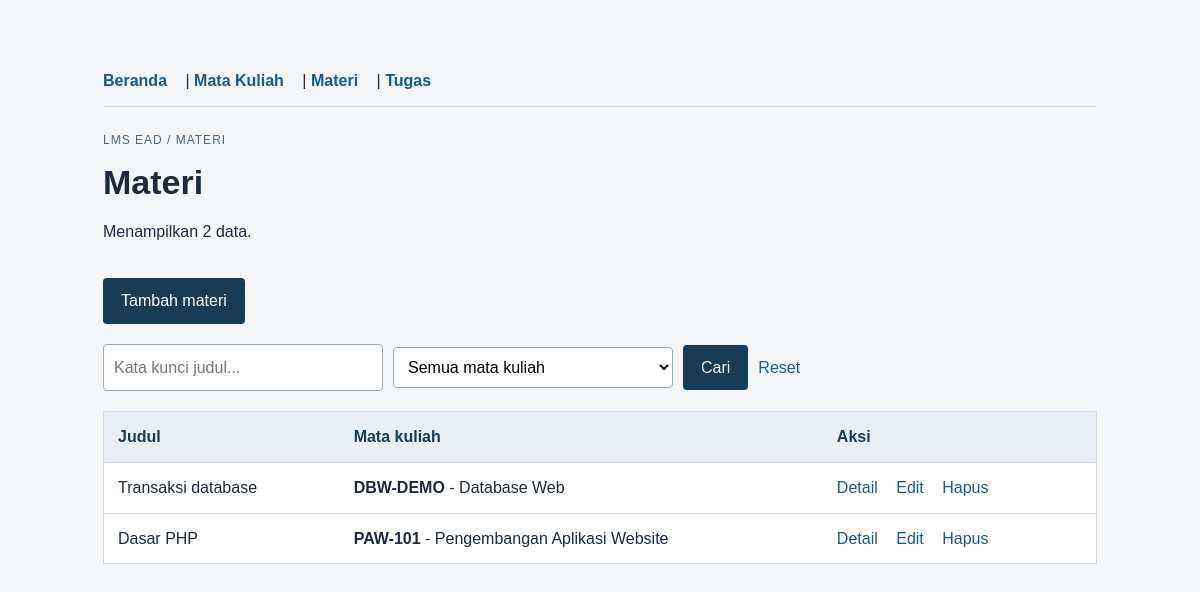
The app's page /materi.php with its own data.
### tables this page shows
CREATE TABLE materi (
    id INT UNSIGNED AUTO_INCREMENT PRIMARY KEY,
    mata_kuliah_id INT UNSIGNED NOT NULL,
    judul VARCHAR(150) NOT NULL,
    isi TEXT NOT NULL,
    tautan VARCHAR(255) DEFAULT NULL,
    FOREIGN KEY (mata_kuliah_id)
        REFERENCES mata_kuliah(id) ON DELETE RESTRICT
);

CREATE TABLE mata_kuliah (
    id INT UNSIGNED AUTO_INCREMENT PRIMARY KEY,
    kode VARCHAR(20) NOT NULL UNIQUE,
    nama VARCHAR(100) NOT NULL,
    dosen VARCHAR(100) NOT NULL,
    semester TINYINT UNSIGNED NOT NULL
);

### materi.php (the view, shortened to what this page needs)
<?php
require 'koneksi.php';
    ?>
    <?php
$cari = trim($_GET['cari'] ?? '');
$filter_mk = (int) ($_GET['mata_kuliah_id'] ?? 0);
if ($cari !== '' && $filter_mk > 0) {
    $param_cari = '%' . $cari . '%';
    $stmt = $conn->prepare("SELECT m.*, mk.kode AS mk_kode, mk.nama AS mk_nama
                            FROM materi m
                            JOIN mata_kuliah mk ON m.mata_kuliah_id = mk.id
                            WHERE m.judul LIKE ? AND m.mata_kuliah_id = ?
                            ORDER BY m.id DESC");
    $stmt->bind_param("si", $param_cari, $filter_mk);
} else {
    $stmt = $conn->prepare("SELECT m.*, mk.kode AS mk_kode, mk.nama AS mk_nama
                            FROM materi m
                            JOIN mata_kuliah mk ON m.mata_kuliah_id = mk.id
                            ORDER BY m.id DESC");
}
$stmt->execute();
$hasil = $stmt->get_result();
$total_data = $hasil->num_rows;
?>
<!DOCTYPE html>
<html lang="id">
<head>
    <link rel="stylesheet" href="style.css">
</head>
<body><main>
    <div class="menu">
        <a href="index.php">Beranda</a> |
        <a href="mata_kuliah.php">Mata Kuliah</a> |
        <a href="materi.php">Materi</a> |
        <a href="tugas.php">Tugas</a>
    </div>
    <p class="label">LMS EAD / MATERI</p>
    <h1>Materi</h1>
    <p>Menampilkan <?= $total_data ?> data.</p>
    <p><a class="tombol" href="materi.php?aksi=tambah">Tambah materi</a></p>
    <form method="get" class="pencarian">
        <input name="cari" value="<?= htmlspecialchars($cari, ENT_QUOTES, 'UTF-8') ?>" placeholder="Kata kunci judul...">
        <select name="mata_kuliah_id">
            <option value="">Semua mata kuliah</option>
        </select>
        <button type="submit">Cari</button>
        <a href="materi.php">Reset</a>
    </form>
    <?php if ($total_data == 0): ?>
        <div class="kesalahan">
            <p>Data tidak ditemukan. Coba kata kunci lain.</p>
            <a href="materi.php">Reset</a>
        </div>
    <?php else: ?>
        <table>
            <thead>
                <tr>
                    <th>Judul</th>
                    <th>Mata kuliah</th>
                    <th>Aksi</th>
                </tr>
            </thead>
            <tbody>
                <?php while ($row = $hasil->fetch_assoc()): ?>
                    <tr>
                        <td><?= htmlspecialchars($row['judul'], ENT_QUOTES, 'UTF-8') ?></td>
                        <td>
                            <strong><?= htmlspecialchars($row['mk_kode'], ENT_QUOTES, 'UTF-8') ?></strong> -
                            <?= htmlspecialchars($row['mk_nama'], ENT_QUOTES, 'UTF-8') ?>
                        </td>
                        <td>
                            <a href="materi.php?aksi=detail&id=<?= (int)$row['id'] ?>">Detail</a>
                            <a href="materi.php?aksi=edit&id=<?= (int)$row['id'] ?>">Edit</a>
                            <a href="materi.php?aksi=hapus&id=<?= (int)$row['id'] ?>">Hapus</a>
                        </td>
                    </tr>
                <?php endwhile; ?>
            </tbody>
        </table>
    <?php endif; ?>
</main></body>
</html>

### style.css (style rules this page uses)
* { box-sizing: border-box; }
body { margin: 0; background: #f3f5f7; color: #1e293b; font: 16px/1.6 Arial, sans-serif; }
main { max-width: 1050px; margin: 40px auto; padding: 28px; }
h1 { font-size: 34px; line-height: 1.2; margin: 8px 0; }
.label { color: #526477; font-size: 12px; letter-spacing: 1px; text-transform: uppercase; }
a { color: #165b87; margin-right: 14px; text-decoration: none; }
.menu { margin-bottom: 24px; padding-bottom: 12px; border-bottom: 1px solid #d4dce3; }
.menu a { font-weight: bold; }
input, select, textarea { display: block; width: 100%; max-width: 600px; padding: 10px; border: 1px solid #9caab7; border-radius: 4px; font: inherit; background: white; }
button, .tombol { display: inline-block; padding: 10px 18px; margin-top: 18px; background: #183b56; color: white; border: 0; border-radius: 4px; cursor: pointer; font: inherit; text-decoration: none; }
.pencarian { display: flex; gap: 10px; align-items: center; margin: 20px 0; flex-wrap: wrap; }
.pencarian input, .pencarian select { max-width: 280px; }
.pencarian button { margin-top: 0; }
table { width: 100%; border-collapse: collapse; margin-top: 20px; background: white; border: 1px solid #d4dce3; }
table th, table td { padding: 12px 14px; border-bottom: 1px solid #d4dce3; text-align: left; }
table th { background: #e9eff5; font-weight: bold; color: #183b56; }

### records on screen
materi: judul "Transaksi database", mata_kuliah.kode "DBW-DEMO", mata_kuliah.nama "Database Web"
materi: judul "Dasar PHP", mata_kuliah.kode "PAW-101", mata_kuliah.nama "Pengembangan Aplikasi Website"

### other values on screen
$total_data "2"
